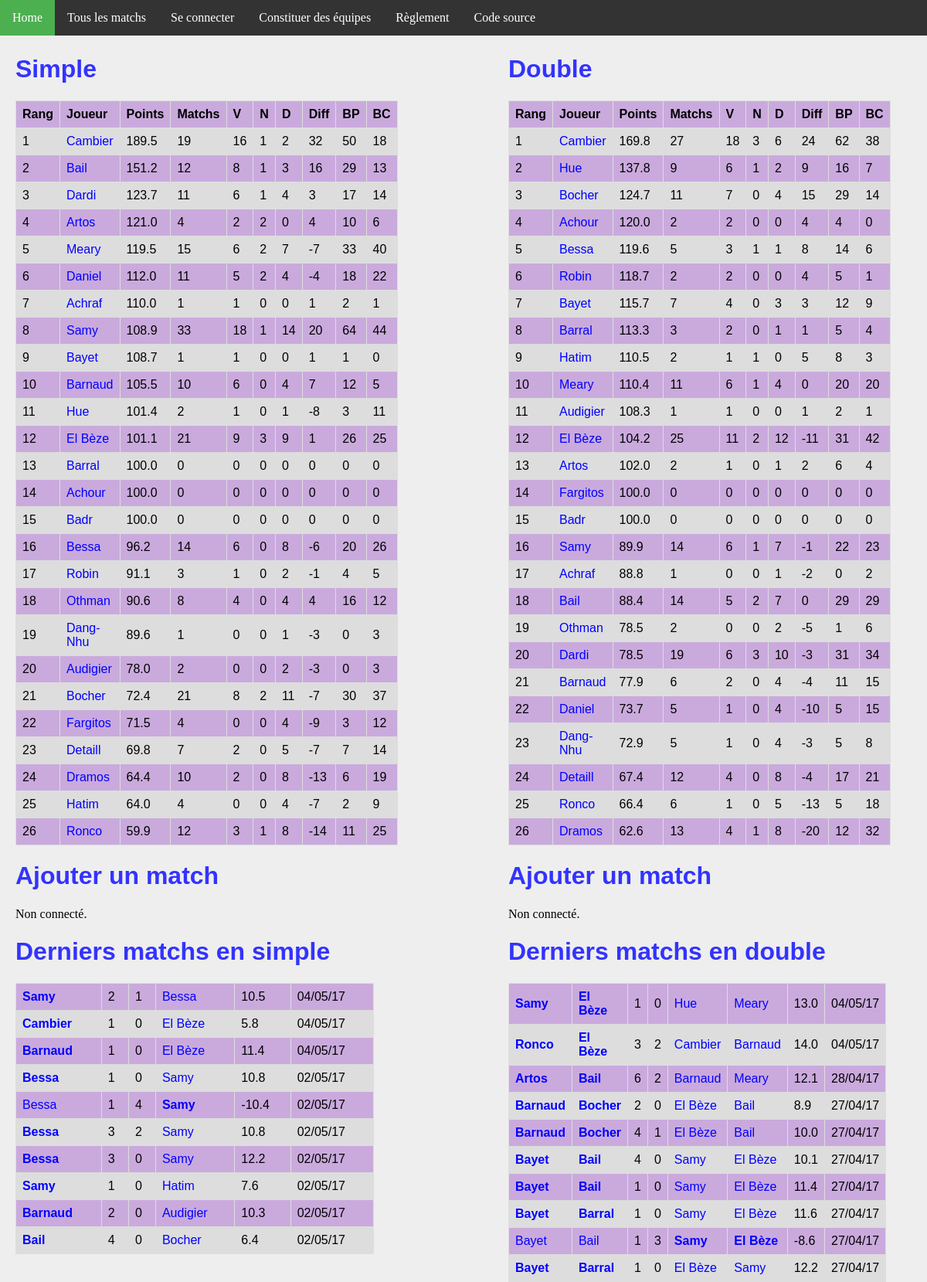
The app's page /, older data.
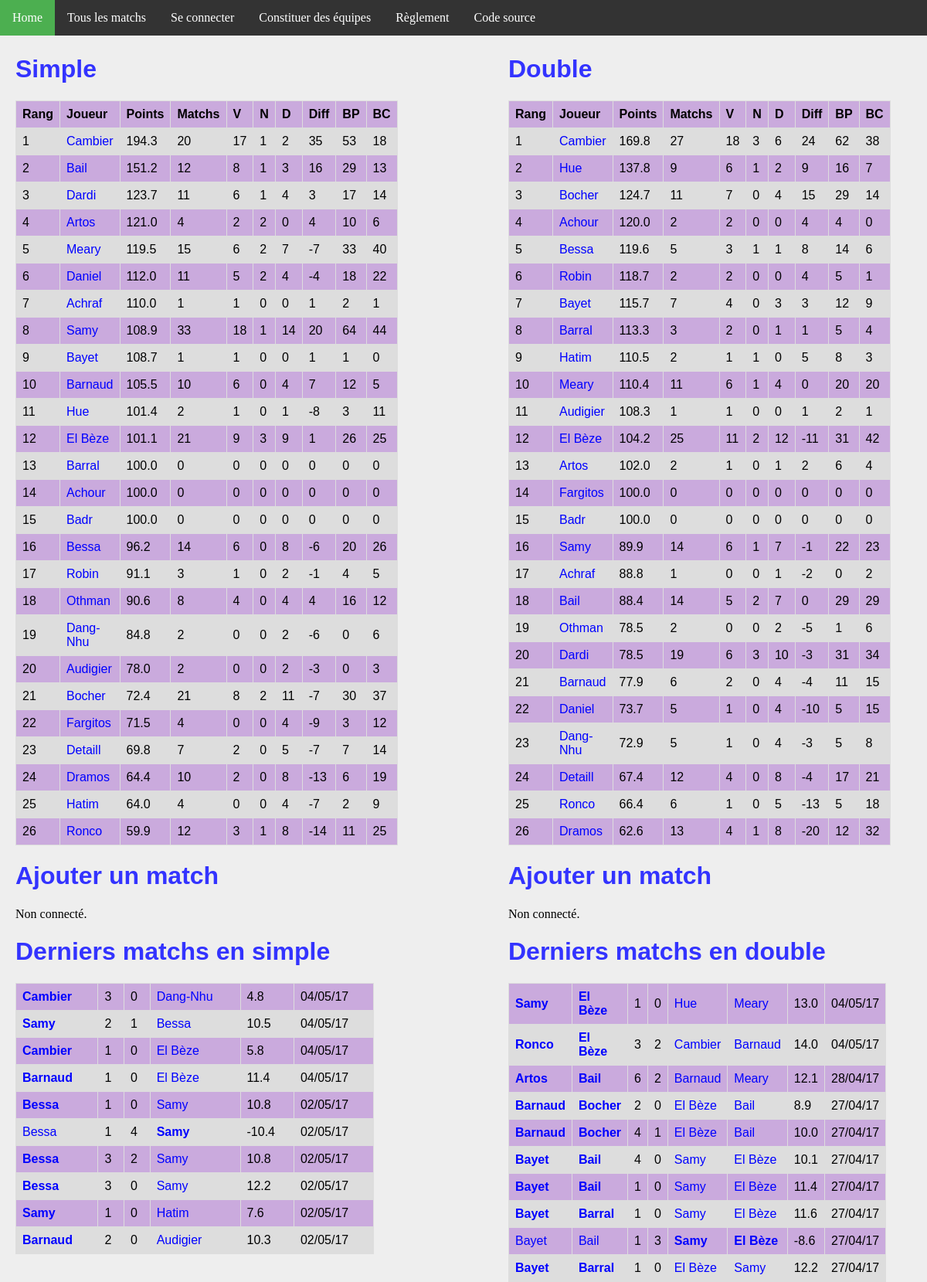
The same page, newer data.
### ranking/models.py (models this page shows, shortened)
class Joueur(models.Model):
    user = models.OneToOneField(User, on_delete=models.CASCADE)
    pseudo = models.CharField(max_length = 50, default="Pax lambda")
    simple_score = models.FloatField(default=100)
    simple_rang = models.IntegerField(default=0)
    simple_victoires = models.IntegerField(default=0)
    simple_nuls = models.IntegerField(default=0)
    simple_defaites = models.IntegerField(default=0)
    simple_buts_pour = models.IntegerField(default=0)
    simple_buts_contre = models.IntegerField(default=0)
    double_score = models.FloatField(default=100)
    double_rang = models.IntegerField(default=0)
    double_victoires = models.IntegerField(default=0)
    double_nuls = models.IntegerField(default=0)
    double_defaites = models.IntegerField(default=0)
    double_buts_pour = models.IntegerField(default=0)
    double_buts_contre = models.IntegerField(default=0)
    @property
    def simple_matchs(self):
        return self.simple_nuls + self.simple_victoires + self.simple_defaites
    @property
    def double_matchs(self):
        return self.double_nuls + self.double_victoires + self.double_defaites
    @property
    def simple_diff(self):
        return self.simple_buts_pour - self.simple_buts_contre
    @property
    def double_diff(self):
        return self.double_buts_pour - self.double_buts_contre

class MatchSimple(models.Model):
    domicile = models.ForeignKey('Joueur', related_name = 'dom')
    exterieur = models.ForeignKey('Joueur', related_name = 'exte')
    date = models.DateTimeField(auto_now_add=True)
    buts_domicile = models.IntegerField(default=0)
    buts_exterieur = models.IntegerField(default=0)
    points = models.FloatField(default=0)
    @property
    def winner(self):
        if self.buts_domicile > self.buts_exterieur:
            return 1.
        elif self.buts_domicile < self.buts_exterieur:
            return 0.
        else:
            return 0.5

class MatchDouble(models.Model):
    domicile_1 = models.ForeignKey('Joueur', related_name = 'dom1')
    domicile_2 = models.ForeignKey('Joueur', related_name = 'dom2')
    exterieur_1 = models.ForeignKey('Joueur', related_name = 'exte1')
    exterieur_2 = models.ForeignKey('Joueur', related_name = 'exte2')
    date = models.DateTimeField(auto_now_add=True)
    buts_domicile = models.IntegerField(default=0)
    buts_exterieur = models.IntegerField(default=0)
    points = models.FloatField(default=0)
    @property
    def winner(self):
        if self.buts_domicile > self.buts_exterieur:
            return 1.
        elif self.buts_domicile < self.buts_exterieur:
            return 0.
        else:
            return 0.5

### ranking/views.py (the view)
# urls.py: url(r'^$', views.index, name='index'),
def index(request):
    n_matchs = 10
    context = {
        'simple_ranking': Joueur.objects.order_by('simple_rang').all(),
        'double_ranking': Joueur.objects.order_by('double_rang').all(),
        'simple_matchs': MatchSimple.objects.order_by('-date').all()[:n_matchs],
        'double_matchs': MatchDouble.objects.order_by('-date').all()[:n_matchs],
    }
    return render(request, 'index.html', context)

### ranking/templatetags/app_filter.py (called while the page is built)
@register.filter(name='decimal')
def decimal(x):
    return '{0:.1f}'.format(x)

### ranking/templates/index.html (shortened to what the changed rows need)
{% extends 'base.html' %}
{% block body %}
{% load app_filter %}
<div id="column1" style="float:left; margin:0; width:40%;">
    <h1>Simple</h1>
    <table>
        <tr>
            <th>Rang</th>
            <th>Joueur</th>
            <th>Points</th>
            <th>Matchs</th>
            <th>V</th>
            <th>N</th>
            <th>D</th>
            <th>Diff</th>
            <th>BP</th>
            <th>BC</th>
        </tr>
        {% for j in simple_ranking %}
        <tr>
            <td>{{ j.simple_rang }}</td>
            <td><a class='joueur' href="{% url 'joueur' j.id %}">{{j.pseudo}}</a></td>
            <td>{{j.simple_score|decimal}}</td>
            <td>{{j.simple_matchs}}</td>
            <td>{{j.simple_victoires}}</td>
            <td>{{j.simple_nuls}}</td>
            <td>{{j.simple_defaites}}</td>
            <td>{{j.simple_diff}}</td>
            <td>{{j.simple_buts_pour}}</td>
            <td>{{j.simple_buts_contre}}</td>
        </tr>
        {% endfor %}
    </table>
    <h1>Ajouter un match</h1>
    <h1>Derniers matchs en simple</h1>
    <table>
        {% for m in simple_matchs %}
        <tr>
            <td {% if m.winner == 1 %} style='font-weight:bold'{% endif %} >
                <a class="joueur" href="{% url 'joueur' m.domicile.id %}">{{m.domicile.pseudo}}</a>
            </td>
            <td>{{m.buts_domicile}}</td>
            <td>{{m.buts_exterieur}}</td>
            <td {% if m.winner == 0 %} style='font-weight:bold'{% endif %} >
                <a class='joueur' href="{% url 'joueur' m.exterieur.id %}">{{m.exterieur.pseudo}}</a>
            </td>
            <td>{{m.points|decimal}}</td>
            <td>{{m.date | date:'d/m/y'}}</td>
        </tr>
        {% endfor %}
    </table>
</div>
<div id="column2" style="float:left; margin-left:15%;width:40%;">
<h1>Double</h1>
<table>
    <tr>
        <th>Rang</th>
        <th>Joueur</th>
        <th>Points</th>
        <th>Matchs</th>
        <th>V</th>
        <th>N</th>
        <th>D</th>
        <th>Diff</th>
        <th>BP</th>
        <th>BC</th>
    </tr>
    {% for j in double_ranking %}
    <tr>
        <td>{{ j.double_rang }}</td>
        <td><a class='joueur' href="{% url 'joueur' j.id %}">{{j.pseudo}}</a></td>
        <td>{{j.double_score|decimal}}</td>
        <td>{{j.double_matchs}}</td>
        <td>{{j.double_victoires}}</td>
        <td>{{j.double_nuls}}</td>
        <td>{{j.double_defaites}}</td>
        <td>{{j.double_diff}}</td>
        <td>{{j.double_buts_pour}}</td>
        <td>{{j.double_buts_contre}}</td>
    </tr>
    {% endfor %}
    </table>
    <h1>Ajouter un match</h1>
    <h1>Derniers matchs en double</h1>
    <table>
        {% for m in double_matchs %}
        <tr>
            <td {% if m.winner == 1 %} style='font-weight:bold'{% endif %} >
                <a class="joueur" href="{% url 'joueur' m.domicile_1.id %}">{{m.domicile_1.pseudo}}</a>
            </td>
            <td {% if m.winner == 1 %} style='font-weight:bold'{% endif %} >
                <a class="joueur" href="{% url 'joueur' m.domicile_2.id %}">{{m.domicile_2.pseudo}}</a>
            </td>
            <td>{{m.buts_domicile}}</td>
            <td>{{m.buts_exterieur}}</td>
            <td {% if m.winner == 0 %} style='font-weight:bold'{% endif %} >
                <a class='joueur' href="{% url 'joueur' m.exterieur_1.id %}">{{m.exterieur_1.pseudo}}</a>
            </td>
            <td {% if m.winner == 0 %} style='font-weight:bold'{% endif %} >
                <a class='joueur' href="{% url 'joueur' m.exterieur_2.id %}">{{m.exterieur_2.pseudo}}</a>
            </td>
            <td>{{m.points|decimal}}</td>
            <td>{{m.date | date:'d/m/y'}}</td>
        </tr>
        {% endfor %}
    </table>
    </div>
{% endblock %}

Row changes from the older to the newer data that the page shows:
no longer on this page (row unchanged): MatchSimple: domicile.pseudo "Bail", buts_domicile "4", buts_exterieur "0", exterieur.pseudo "Bocher", points|decimal "6.4", date "02/05/17"
changed Joueur "Cambier": simple_score|decimal "189.5" → "194.3"; simple_matchs "19" → "20"; simple_victoires "16" → "17"; simple_diff "32" → "35"; simple_buts_pour "50" → "53"
changed Joueur "Dang-Nhu": simple_score|decimal "89.6" → "84.8"; simple_matchs "1" → "2"; simple_defaites "1" → "2"; simple_diff "-3" → "-6"; simple_buts_contre "3" → "6"
added MatchSimple: domicile.pseudo "Cambier", buts_domicile "3", buts_exterieur "0", exterieur.pseudo "Dang-Nhu", points|decimal "4.8", date "04/05/17"
